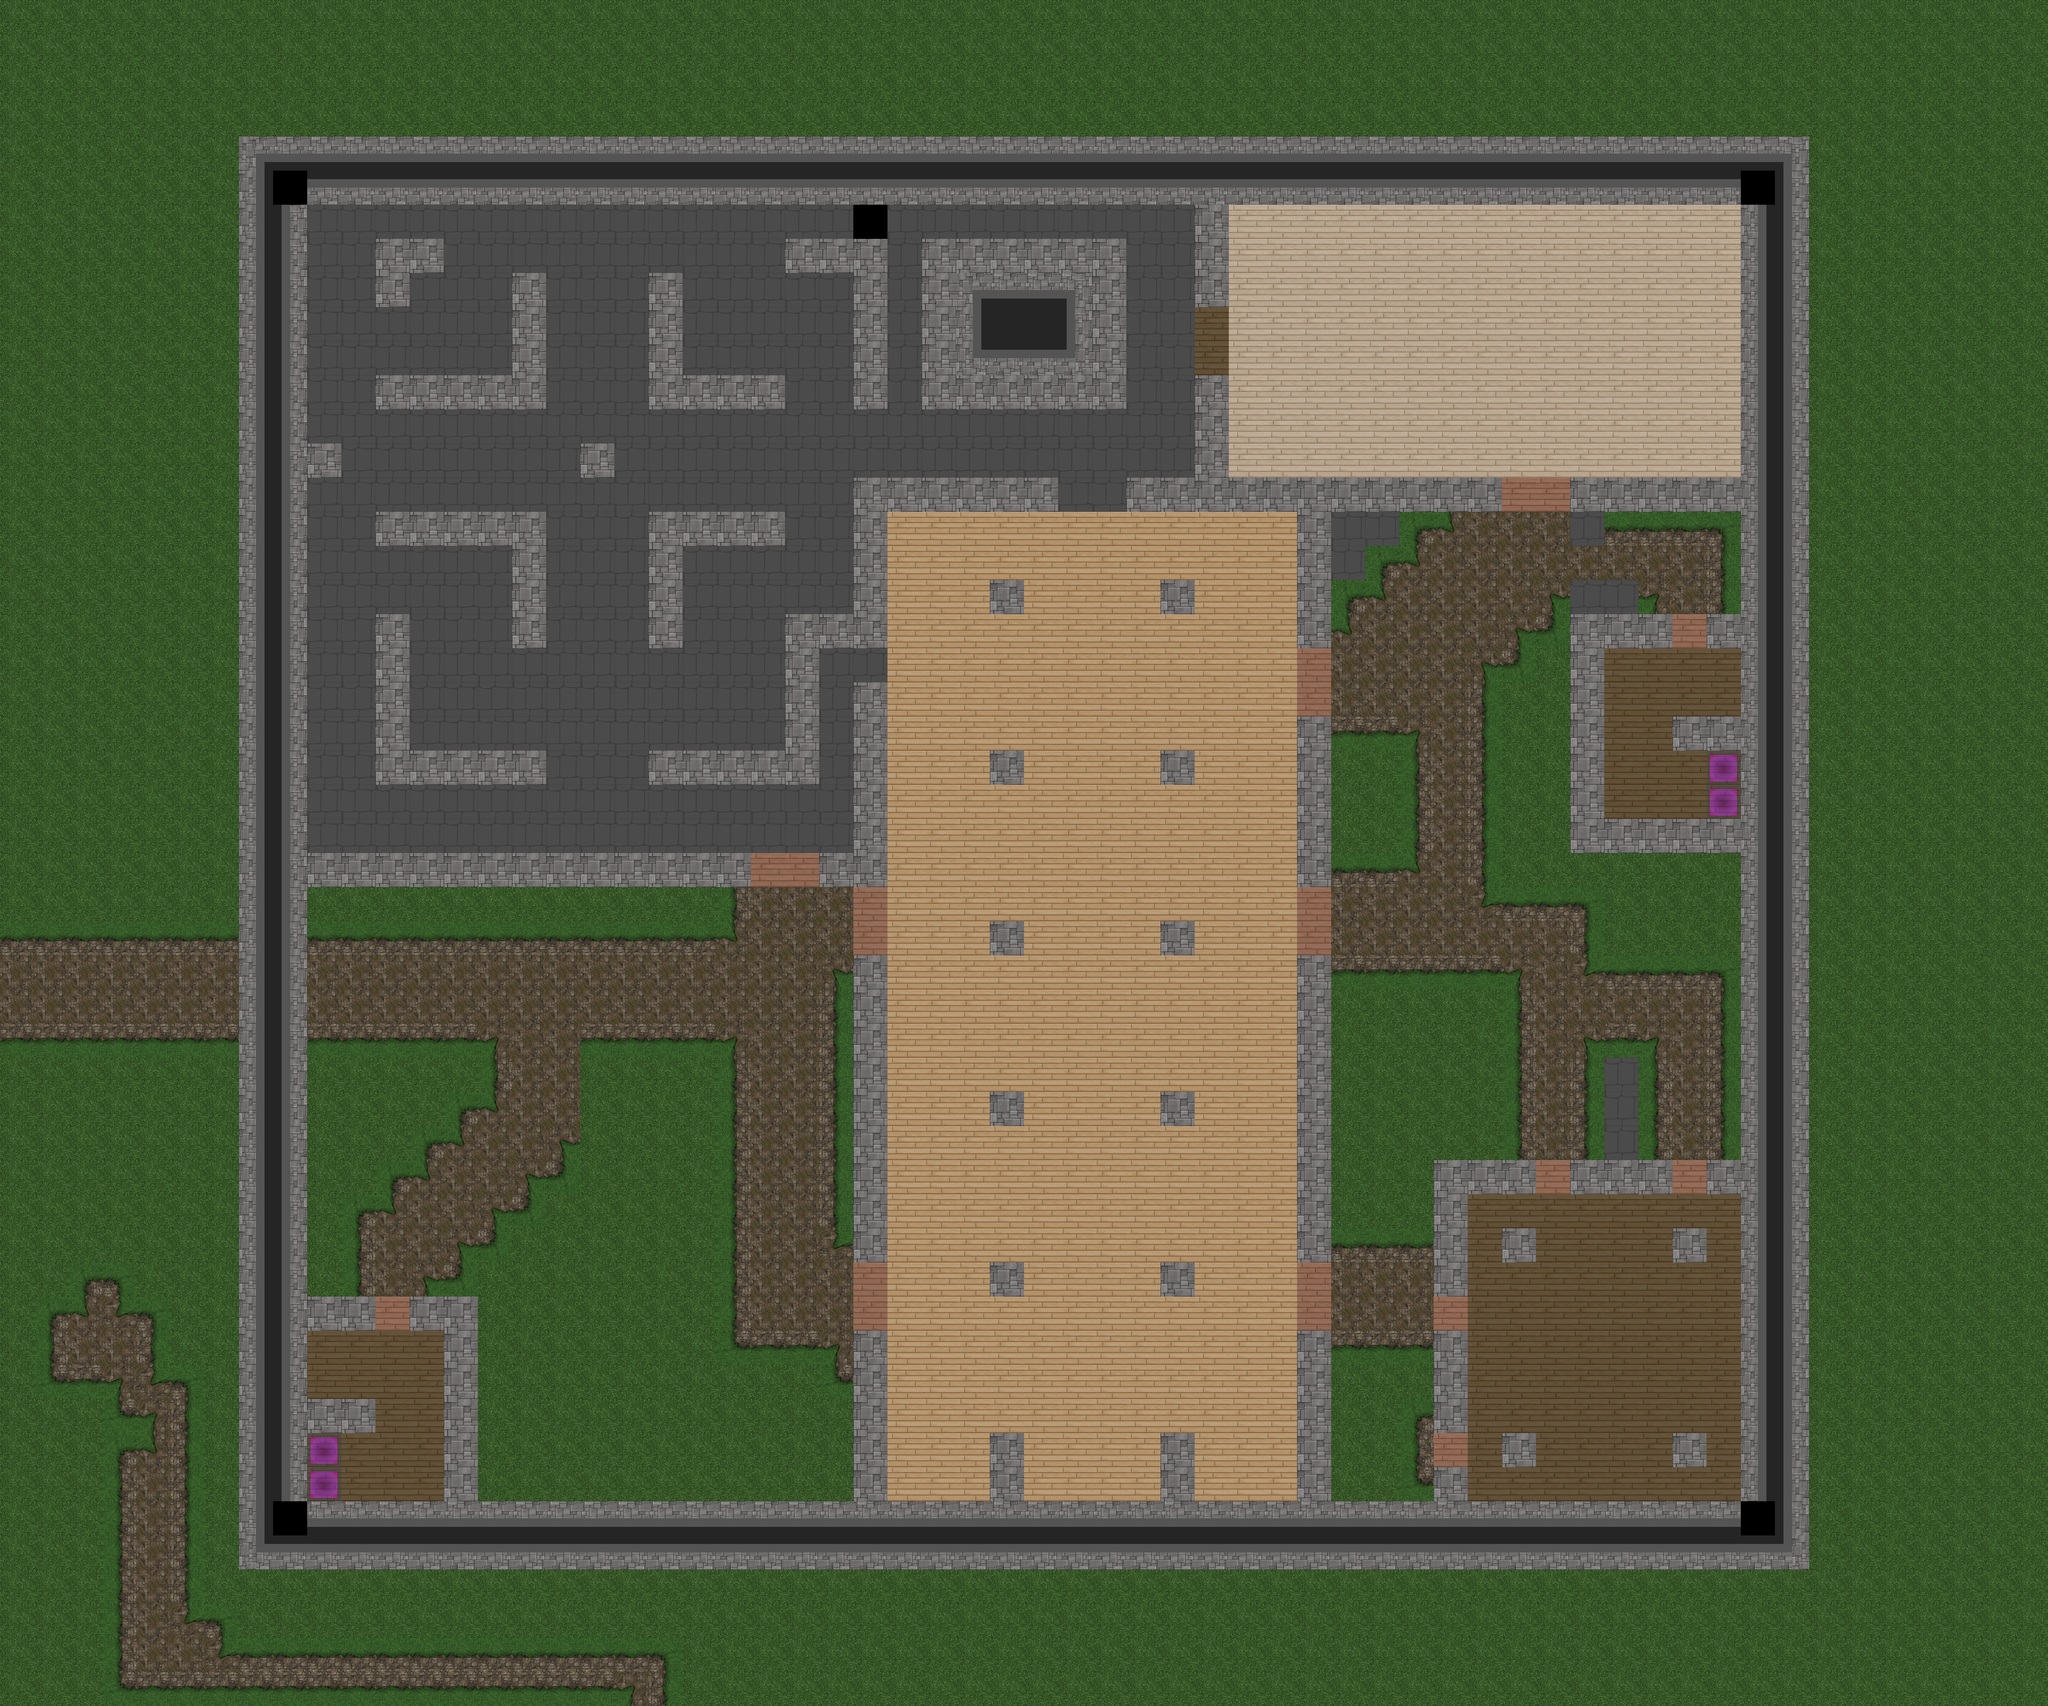

Tiled map render using the project's own tile images. Description and the map definition, with tile-layer contents summarised, below:
An orthogonal 60x50 tile map with 64x64 px tiles, 4 tile layers (decor, blockage, foregound, overlayer), 2 tilesets and 6 objects (3x SPAWN, POINTLIGHT, TARGET, TELEPORT).

<map version="1.0" orientation="orthogonal" renderorder="right-down" width="60" height="50" tilewidth="64" tileheight="64">
 <properties>
  <property name="AMBIENTLIGHT" value="FFFFFFFF" />
  <property name="NAMEMAP" value="Donjon" />
  <property name="TYPEMAP" value="FFA" />
  <property name="VERSIONMAP" value="1" />
 </properties>
 <tileset firstgid="1" name="tileset" tilewidth="64" tileheight="64">
  <image source="tileset.png" width="1024" height="1024" />
 </tileset>
 <tileset firstgid="257" name="iconeset" tilewidth="64" tileheight="64">
  <image source="iconeset.png" width="512" height="512" />
 </tileset>
 <layer name="decor" width="60" height="50">
  <data>[3000 cells, 2763 non-empty, 28 distinct tile ids]</data>
 </layer>
 <layer name="blockage" width="60" height="50">
  <data>[3000 cells, 387 non-empty, 5 distinct tile ids]</data>
 </layer>
 <layer name="foregound" width="60" height="50">
  <data>[3000 cells, 0 non-empty, 0 distinct tile ids]</data>
 </layer>
 <objectgroup name="element">
  <object name="spawn" type="SPAWN" gid="269" x="896" y="704" />
  <object name="light" type="POINTLIGHT" gid="257" x="960" y="768">
   <properties>
    <property name="ColorA" value="0.5" />
    <property name="ColorB" value="1" />
    <property name="ColorG" value="1" />
    <property name="ColorR" value="1" />
    <property name="Distance" value="25" />
    <property name="Quality" value="800" />
    <property name="Soft" value="true" />
    <property name="Softness" value="1.2" />
    <property name="Static" value="true" />
    <property name="Xray" value="false" />
   </properties>
  </object>
  <object name="target_TPtest" type="TARGET" gid="261" x="289" y="975" />
  <object name="tpZone" type="TELEPORT" x="189" y="981" width="260" height="60">
   <properties>
    <property name="TargetName" value="target_TPtest" />
   </properties>
  </object>
  <object name="spawn" type="SPAWN" gid="269" x="1280" y="704" />
  <object name="spawn" type="SPAWN" gid="269" x="896" y="1088" />
 </objectgroup>
 <layer name="overlayer" width="60" height="50" opacity="0.5">
  <data>[3000 cells, 4 non-empty, 1 distinct tile ids]</data>
 </layer>
</map>